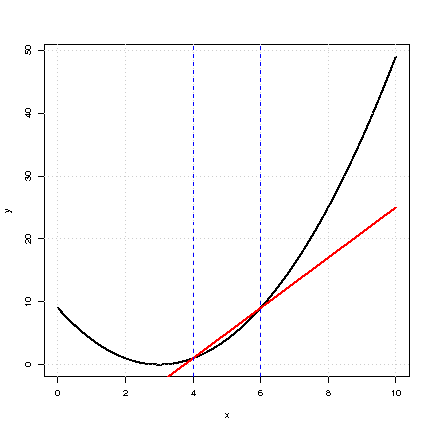

The script that drew this image:
a <- 1			
b <- -6			
c <- 9			
x0 <- 4			 
x1 <- 6			

p <- function(x){		
  yhat  <- a*x^2 + b*x + c
  return(yhat)
}
x <- seq(0,10,.2)		
y <- p(x)			
plot(x,y, "l", lwd=2)	
grid()

dyx <- 2*a*x + b		
dx0 <- 2*a*x0 + b		
yx0 <- p(x0)		
yx1 <- p(x1)		
m <- (yx0 - yx1)/(x0-x1)
intcept <- yx1 - m*x1	
yline <- m*(x)+ intcept
lines(x,yline,type="l", lwd=2,col="red")
x=c(4,6)
y=abline(v = c(x0,x1), lty=2, col=4)
